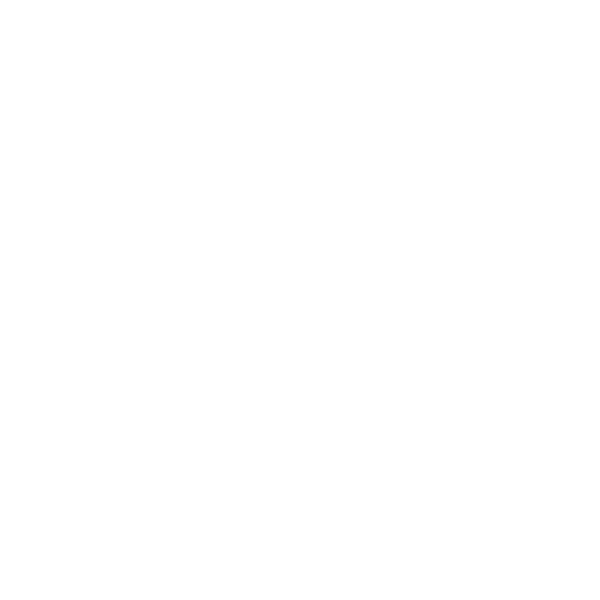
Frame 1 (no input)
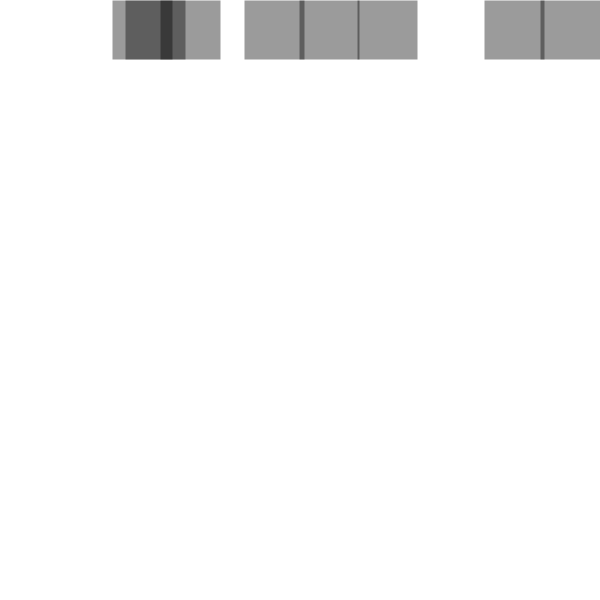
Frame 60 (the mouse pressed at the canvas centre just before this capture)
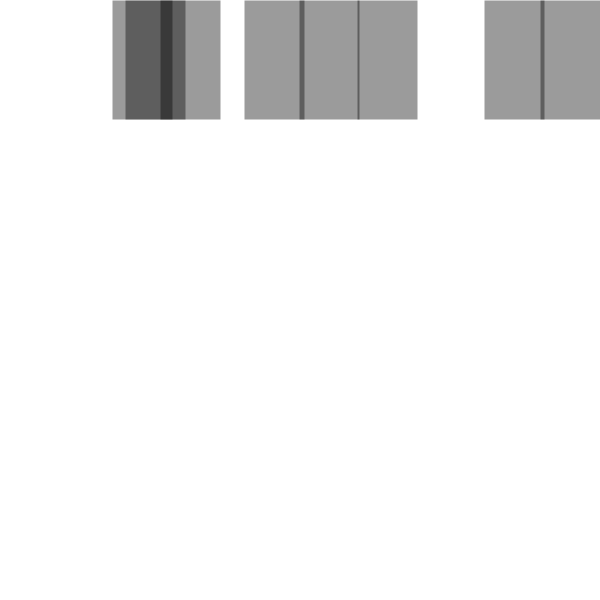
Frame 120 (the mouse held since frame 60 and released just before this capture)

The Processing sketch that drew these frames (run headless with seeded random() and noise(); from frame 60 on, the mouse is pressed at the canvas centre):

// Processing sketch: rainingblack
// ── rainingblack.pde
int SIZE = 600;
int baset, tvar;
int SW;
float j = 0;
float[] exes = {random(0, SIZE), random(0, SIZE), random(0, SIZE), random(0, SIZE),random(0, SIZE), random(0, SIZE), random(0, SIZE), random(0, SIZE)};
color[] colours = {color(255,0,0), color(0,255,0), color(0,0,0), color(0, 0, 255),color(255,0,0), color(0,255,0), color(0,0,0), color(0, 0, 255)};

void setup() {
  SW = 10;
  strokeCap(SQUARE);
  surface.setSize(SIZE, SIZE);
  background(255);
  strokeWeight(SW);
  baset = 5;
  tvar = 0;
}

void lines() {
  stroke(0, 100);
  strokeWeight(60);
  for(int i = 0; i < exes.length; i++){
    float x = exes[i];
    line(x,0,x,((SIZE/600.0)*(j)));
  }
  j = (j + 1);
  if(j > 600) {
    resetExes();
    j = 0;
  }
}

void resetExes() {
  for(int i = 0; i < exes.length; i++){
    exes[i] = random(SIZE);
  }
}

void draw() {
    fill(255);
    stroke(255);
    rect(0, 0, SIZE,SIZE);
    lines();
    noFill();
}
